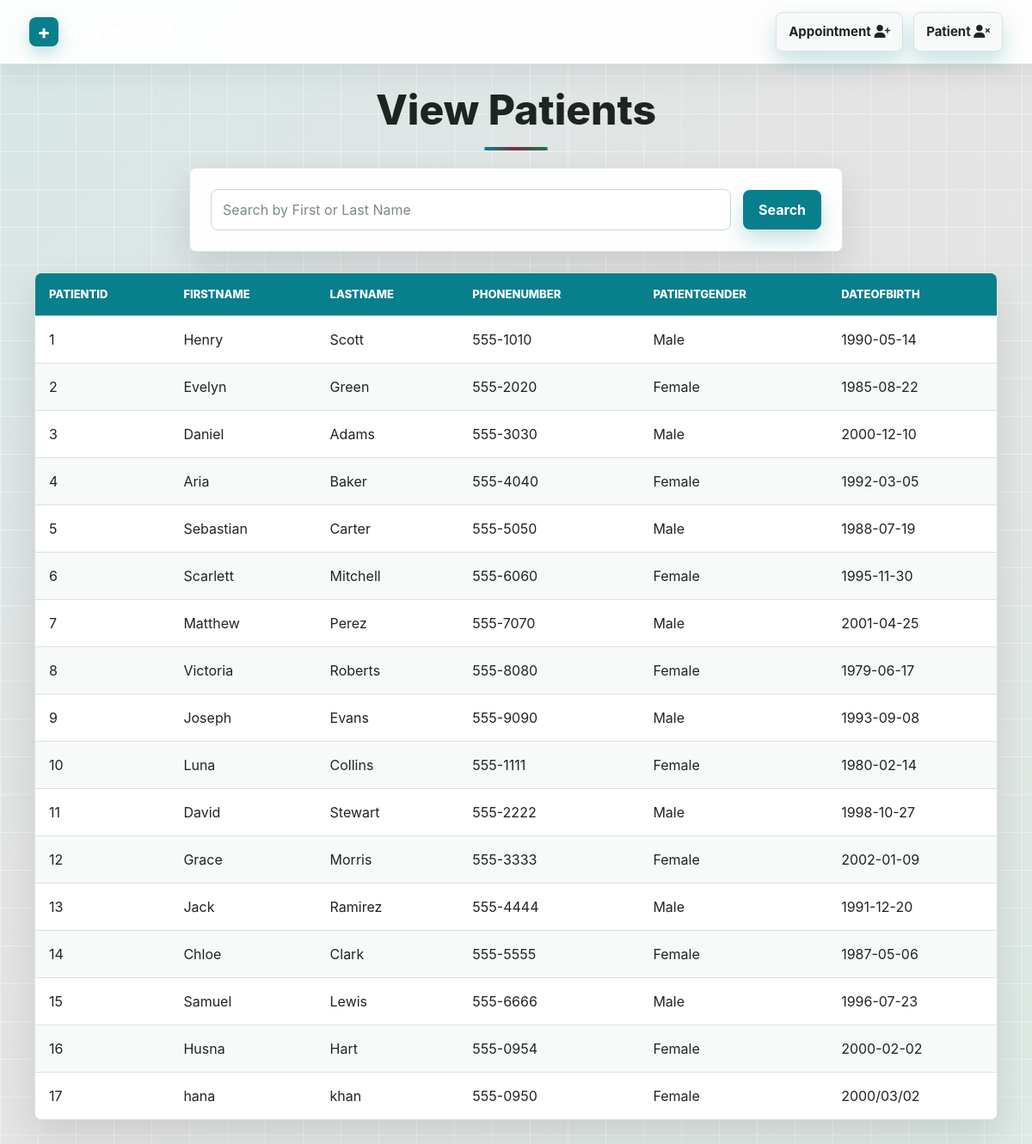
Page /viewPatientPage.php on the committed database.
### tables this page shows
CREATE TABLE Patient (
    PatientID INTEGER PRIMARY KEY,
    FirstName TEXT NOT NULL,
    LastName TEXT NOT NULL,
    PhoneNumber TEXT NOT NULL
, PatientGender VARCHAR(10), DateOfBirth DATE);

### viewPatientPage.php (the view, shortened to what this page needs)
<!DOCTYPE html>
<html lang="en">
<head>
    <link rel="stylesheet" href="style.css" />
</head>
<body>
    <?php
        include("NavBar2.php");
    ?>
    <div>
        <h2 class="centered-header">View Patients</h2>
        <form method="GET" action="">
            <input type="text" name="search" placeholder="Search by First or Last Name" />
            <button type="submit">Search</button>
        </form>
    </div>
    <div>
      <?php
        $db = new SQLite3('wosp.db');
        $search = isset($_GET['search']) ? SQLite3::escapeString($_GET['search']) : '';
        if ($search) {
            $select_query = "SELECT * FROM Patient WHERE FirstName LIKE '%$search%' OR LastName LIKE '%$search%'";
        } else {
            $select_query = "SELECT * FROM Patient";
        }
        $result = $db->query($select_query);
        echo "<table>";
        echo "<tr> <th>PatientID</th> <th>FirstName</th> <th>LastName</th> <th>PhoneNumber</th> <th>PatientGender</th> <th>DateOfBirth</th> </tr>";
        while ($row = $result->fetchArray(SQLITE3_ASSOC)) {
            echo "<tr>
                    <td>{$row['PatientID']}</td>
                    <td>{$row['FirstName']}</td>
                    <td>{$row['LastName']}</td>
                    <td>{$row['PhoneNumber']}</td>
                    <td>{$row['PatientGender']}</td>
                    <td>{$row['DateOfBirth']}</td>
                </tr>";
        }
        echo "</table>";
      ?>
    </div>
</body>
</html>

### style.css (style rules this page uses)
:root { --page-bg: #eef3f1; --surface: #ffffff; --surface-soft: #f7faf9; --text: #1d2522; --muted: #65706b; --line: #d9e3df; --brand: #087f8c; --brand-dark: #05636d; --accent: #7b2d43; --success: #167a4a; --danger: #b4232f; --shadow: 0 18px 42px rgba(29, 37, 34, 0.12); }
* { box-sizing: border-box; }
html { min-height: 100%; }
body, body.bg-light { min-height: 100vh; margin: 0; color: var(--text) !important; background: linear-gradient(135deg, rgba(8, 127, 140, 0.10), rgba(123, 45, 67, 0.08) 46%, rgba(22, 122, 74, 0.08)), var(--page-bg) !important; font-family: Inter, "Segoe UI", Arial, sans-serif !important; }
body::before { content: ""; position: fixed; inset: 0; z-index: -1; pointer-events: none; background-image: linear-gradient(rgba(255, 255, 255, 0.38) 1px, transparent 1px), linear-gradient(90deg, rgba(255, 255, 255, 0.38) 1px, transparent 1px); background-size: 44px 44px; }
.dropdown .dropbtn, .logout-btn, button, .btn.btn-primary { border: 0 !important; border-radius: 8px !important; cursor: pointer; font-weight: 700 !important; letter-spacing: 0 !important; transition: transform 160ms ease, box-shadow 160ms ease, background 160ms ease, color 160ms ease; }
body > div:not(.container):not(.row):not(.col-md-4):not(.card):not(.card-body) { width: min(1120px, calc(100% - 32px)); margin: 24px auto; }
body > div:first-of-type:not(.container) { margin-top: 36px; }
.centered-header, body > div h1, body > div h2, body > div h3 { color: var(--text) !important; text-align: center !important; letter-spacing: 0 !important; }
.centered-header, body > div h1 { margin: 0 0 20px; font-size: clamp(32px, 4vw, 48px); font-weight: 850; }
body > div h2 { margin: 6px 0 18px; color: var(--muted) !important; font-size: clamp(20px, 2.4vw, 28px); font-weight: 700; }
.centered-header::after { content: ""; display: block; width: 74px; height: 4px; margin: 14px auto 0; background: linear-gradient(90deg, var(--brand), var(--accent), var(--success)); border-radius: 8px; }
.main, form, .card { border-radius: 8px !important; }
form { display: grid; gap: 14px; width: min(620px, 100%); margin: 0 auto 22px; padding: 24px; background: rgba(255, 255, 255, 0.95); border: 1px solid var(--line); box-shadow: var(--shadow); }
form[method="GET"] { grid-template-columns: 1fr auto; align-items: center; width: min(760px, 100%); }
input, textarea, select, .form-control { width: 100%; min-height: 46px; padding: 11px 13px !important; color: var(--text) !important; background: #ffffff !important; border: 1px solid #c8d7d2 !important; border-radius: 8px !important; box-shadow: none !important; font: inherit; }
::placeholder { color: #7c8984; opacity: 1; }
button, .btn.btn-primary { min-height: 46px; padding: 11px 18px !important; color: #ffffff !important; background: var(--brand) !important; box-shadow: 0 12px 24px rgba(8, 127, 140, 0.22); }
table { display: block; width: min(1120px, 100%); margin: 0 auto 36px; overflow-x: auto; border-collapse: separate; border-spacing: 0; background: var(--surface); border: 1px solid var(--line); border-radius: 8px; box-shadow: var(--shadow); }
th, td { padding: 15px 16px; text-align: left; border-bottom: 1px solid var(--line); vertical-align: middle; white-space: nowrap; }
th { color: #ffffff; background: var(--brand); font-size: 13px; font-weight: 800; letter-spacing: 0 !important; text-transform: uppercase; }
td { color: var(--text); background: rgba(255, 255, 255, 0.96); }
tr:nth-child(odd) td { background: var(--surface-soft); }
tr:last-child td { border-bottom: 0; }

### NavBar2.php (style rules this page uses)
body { background-color: #f8f9fa; font-family: 'Arial', sans-serif; }

### rows in the picture
patient: PatientID "1", FirstName "Henry", LastName "Scott", PhoneNumber "555-1010", PatientGender "Male", DateOfBirth "1990-05-14"
patient: PatientID "2", FirstName "Evelyn", LastName "Green", PhoneNumber "555-2020", PatientGender "Female", DateOfBirth "1985-08-22"
patient: PatientID "3", FirstName "Daniel", LastName "Adams", PhoneNumber "555-3030", PatientGender "Male", DateOfBirth "2000-12-10"
patient: PatientID "4", FirstName "Aria", LastName "Baker", PhoneNumber "555-4040", PatientGender "Female", DateOfBirth "1992-03-05"
patient: PatientID "5", FirstName "Sebastian", LastName "Carter", PhoneNumber "555-5050", PatientGender "Male", DateOfBirth "1988-07-19"
patient: PatientID "6", FirstName "Scarlett", LastName "Mitchell", PhoneNumber "555-6060", PatientGender "Female", DateOfBirth "1995-11-30"
patient: PatientID "7", FirstName "Matthew", LastName "Perez", PhoneNumber "555-7070", PatientGender "Male", DateOfBirth "2001-04-25"
patient: PatientID "8", FirstName "Victoria", LastName "Roberts", PhoneNumber "555-8080", PatientGender "Female", DateOfBirth "1979-06-17"
patient: PatientID "9", FirstName "Joseph", LastName "Evans", PhoneNumber "555-9090", PatientGender "Male", DateOfBirth "1993-09-08"
patient: PatientID "10", FirstName "Luna", LastName "Collins", PhoneNumber "555-1111", PatientGender "Female", DateOfBirth "1980-02-14"
patient: PatientID "11", FirstName "David", LastName "Stewart", PhoneNumber "555-2222", PatientGender "Male", DateOfBirth "1998-10-27"
patient: PatientID "12", FirstName "Grace", LastName "Morris", PhoneNumber "555-3333", PatientGender "Female", DateOfBirth "2002-01-09"
patient: PatientID "13", FirstName "Jack", LastName "Ramirez", PhoneNumber "555-4444", PatientGender "Male", DateOfBirth "1991-12-20"
patient: PatientID "14", FirstName "Chloe", LastName "Clark", PhoneNumber "555-5555", PatientGender "Female", DateOfBirth "1987-05-06"
patient: PatientID "15", FirstName "Samuel", LastName "Lewis", PhoneNumber "555-6666", PatientGender "Male", DateOfBirth "1996-07-23"
patient: PatientID "16", FirstName "Husna", LastName "Hart", PhoneNumber "555-0954", PatientGender "Female", DateOfBirth "2000-02-02"
patient: PatientID "17", FirstName "hana", LastName "khan", PhoneNumber "555-0950", PatientGender "Female", DateOfBirth "2000/03/02"
